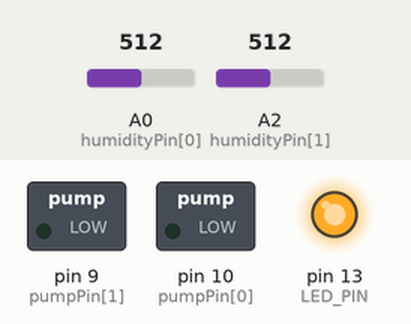
The sketch below on a simulated Arduino Uno, built with avr-gcc and run on an emulated ATmega328P. Shown: switched loads named in the sketch (green lamp = pin HIGH), output pins drawn as LEDs (lit = HIGH). The inputs (shaded band) are chosen by the test bench; at power-on: A0 (humidityPin[0]) = 512, A2 (humidityPin[1]) = 512. What the sketch prints to the serial monitor is not drawn.

Above: at 1.1 s.
At 20.3 s:
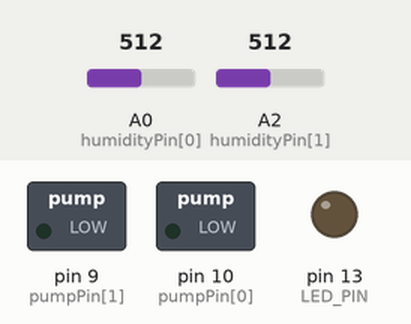
Timing chart, 0 to 36.3 s (numbered marks = the images above):
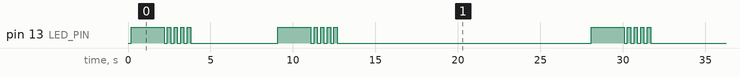

Measured:
- by itself, pin 13 (LED_PIN): repeats every 27.9 s: 4 × (LOW 0.20 s, HIGH 0.20 s), LOW 5.3 s, HIGH 2.0 s, 4 × (LOW 0.20 s, HIGH 0.20 s), LOW 15.4 s, HIGH 2.0 s
- by itself, everything shown: repeats every 27.9 s, in 20 steps

The sketch:

irrigatie-systeem.ino
```cpp
#define LED_PIN 13  // Built-in LED

int humidityPin[] = {A0, A2};
int pumpPin[] = {10, 9};
// In approx 31 pumps, it moves 15cl of water. 6 times a day * 7 = 42 pumps is approx 20cl
int pumpsPerDay[] = {4, 4};
float prevPumpedM[] = {0, 0};
float prevDayM = 0;
float elapsedM = 0;
float humidity[] = {0.0, 0.0};
int maxPumpsPerDay[] = {4, 4};
int maxHumidity[] = {310, 310};
int nrOfPlants = 2;

void setup() {
  Serial.begin(9600);
  for (int i = 0; i < nrOfPlants; i++) {
    pinMode(pumpPin[i], OUTPUT);
  }
  pinMode(LED_PIN, OUTPUT);
}

void loop() {
  unsigned long elapsedMs = millis();
  elapsedM = elapsedMs / 1000 / 60;

  Serial.println();
  Serial.print("Elapsed time: ");
  Serial.print(elapsedMs);
  Serial.print(" ms or ");
  Serial.print(elapsedM);
  Serial.print(" m, Day start time: ");
  Serial.print(prevDayM);
  Serial.print(" m, Elapsed since day: ");
  Serial.print(elapsedM - prevDayM);
  Serial.print(" m, Nr plants ");
  Serial.println(nrOfPlants);


  for (int i = 0; i < nrOfPlants; i++) {
    checkPlant(i);
    delay(5000);
  }


  if (elapsedM - prevDayM >= 24 * 60) {
    Serial.println("Day elapsed!");
    prevDayM = elapsedM;
    for (int i = 0; i < nrOfPlants; i++) {
      pumpsPerDay[i] = 0;
    }
  }

  delay(10000);
}

void checkPlant(int id) {
  humidity[id] = analogRead(humidityPin[id]);
  printPlantData(id);
  showPumpsPerDayOnLed(id);

  if (elapsedM - prevPumpedM[id] >= 30 && pumpsPerDay[id] < maxPumpsPerDay[id] && humidity[id] > maxHumidity[id]){
    prevPumpedM[id] = elapsedM;
    pumpsPerDay[id] ++;
    Serial.println("PUMPING!");
    digitalWrite(pumpPin[id], HIGH);
    delay(1000);
    digitalWrite(pumpPin[id], LOW);
    delay(1000);
  }
}

void showPumpsPerDayOnLed(int id) {
  // To show on the arduino board how much we have pumped today
  digitalWrite(LED_PIN, HIGH);
  delay(2000);
  digitalWrite(LED_PIN, LOW);
  delay(200);
  for (int i = 0; i < pumpsPerDay[id]; i++) {
    digitalWrite(LED_PIN, HIGH);
    delay(200);
    digitalWrite(LED_PIN, LOW);
    delay(200);
  }
}

void printPlantData(int id) {
  Serial.print("Plant ");
  Serial.print(id);
  Serial.print(". Previously pumped time: ");
  Serial.print(prevPumpedM[id]);
  Serial.print(" m, Elapsed since last pump: ");
  Serial.print(elapsedM - prevPumpedM[id]);
  Serial.print(" m, Max pumps per day: ");
  Serial.print(maxPumpsPerDay[id]);
  Serial.print(", Nr pumps today: ");
  Serial.print(pumpsPerDay[id]);
  Serial.print(", Max humidity: ");
  Serial.print(maxHumidity[id]);
  Serial.print(", Humidity: ");
  Serial.println(humidity[id]);
}
```
